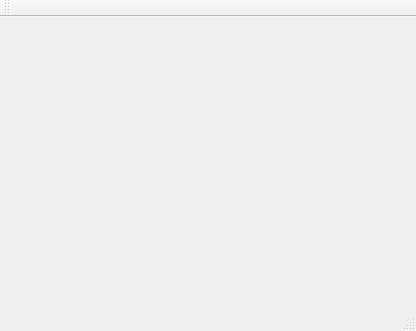
<?xml version="1.0" encoding="UTF-8"?>
<ui version="4.0">
 <class>PiP</class>
 <widget class="QMainWindow" name="PiP">
  <property name="geometry">
   <rect>
    <x>0</x>
    <y>0</y>
    <width>416</width>
    <height>331</height>
   </rect>
  </property>
  <property name="windowTitle">
   <string>VideoPlayer</string>
  </property>
  <widget class="QWidget" name="centralWidget">
   <widget class="QWidget" name="">
    <property name="geometry">
     <rect>
      <x>10</x>
      <y>0</y>
      <width>391</width>
      <height>251</height>
     </rect>
    </property>
    <layout class="QVBoxLayout" name="verticalLayout">
     <item>
      <widget class="QLabel" name="label">
       <property name="text">
        <string/>
       </property>
      </widget>
     </item>
    </layout>
   </widget>
  </widget>
  <widget class="QMenuBar" name="menuBar">
   <property name="geometry">
    <rect>
     <x>0</x>
     <y>0</y>
     <width>416</width>
     <height>25</height>
    </rect>
   </property>
  </widget>
  <widget class="QToolBar" name="mainToolBar">
   <attribute name="toolBarArea">
    <enum>TopToolBarArea</enum>
   </attribute>
   <attribute name="toolBarBreak">
    <bool>false</bool>
   </attribute>
  </widget>
  <widget class="QStatusBar" name="statusBar"/>
 </widget>
 <layoutdefault spacing="6" margin="11"/>
 <resources/>
 <connections/>
</ui>
